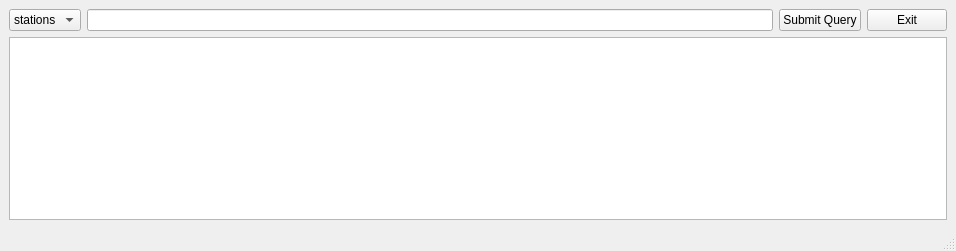
<?xml version="1.0" encoding="UTF-8"?>
<ui version="4.0">
 <class>HomePage</class>
 <widget class="QMainWindow" name="HomePage">
  <property name="geometry">
   <rect>
    <x>0</x>
    <y>0</y>
    <width>956</width>
    <height>251</height>
   </rect>
  </property>
  <property name="windowTitle">
   <string>MainWindow</string>
  </property>
  <widget class="QWidget" name="centralwidget">
   <layout class="QGridLayout" name="gridLayout">
    <item row="0" column="0">
     <layout class="QHBoxLayout" name="horizontalLayout">
      <item>
       <widget class="QComboBox" name="comboBox">
        <item>
         <property name="text">
          <string>stations</string>
         </property>
        </item>
        <item>
         <property name="text">
          <string>sales</string>
         </property>
        </item>
       </widget>
      </item>
      <item>
       <widget class="QLineEdit" name="query_line_edit"/>
      </item>
      <item>
       <widget class="QPushButton" name="query_button">
        <property name="text">
         <string>Submit Query</string>
        </property>
       </widget>
      </item>
      <item>
       <widget class="QPushButton" name="exit_button">
        <property name="text">
         <string>Exit</string>
        </property>
       </widget>
      </item>
     </layout>
    </item>
    <item row="1" column="0">
     <widget class="QTableView" name="tableView">
      <attribute name="verticalHeaderVisible">
       <bool>false</bool>
      </attribute>
     </widget>
    </item>
   </layout>
  </widget>
  <widget class="QMenuBar" name="menubar">
   <property name="geometry">
    <rect>
     <x>0</x>
     <y>0</y>
     <width>956</width>
     <height>21</height>
    </rect>
   </property>
  </widget>
  <widget class="QStatusBar" name="statusbar"/>
 </widget>
 <resources/>
 <connections/>
</ui>
